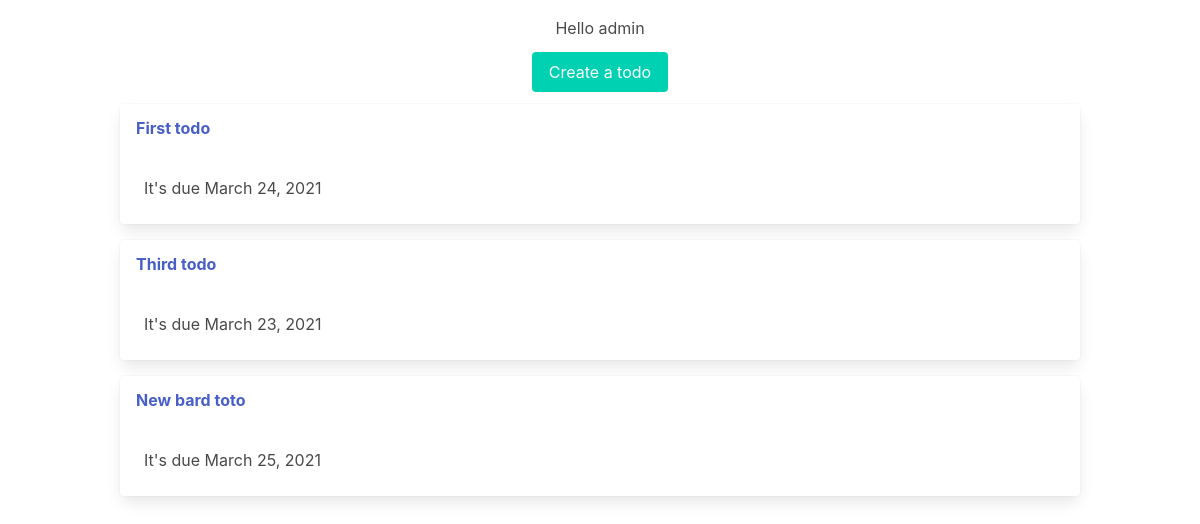
The app's page / (signed in) with its own data.
### todo/models.py (models this page shows, shortened)
class Todo(models.Model):
    name = models.CharField(max_length=100)
    due_date = models.DateField()

### todo/views.py (the view)
# urls.py: path('', todo_list),
def todo_list(request):
    todos = Todo.objects.all()
    return render(request, "todo/todo_list.html", {"todo_list": todos})

### todo/templates/todo/todo_list.html
{% extends 'base.html' %}
{% block content %}
    <div class="has-text-centered mb-3">
        <p class="mb-3">
            {% if request.user.is_authenticated %}
            Hello {{ request.user.username }}
            {% else %}
                Hello Anonymous user
            {% endif %}
        </p>
        <a class="button is-primary" href="/create">Create a todo</a>
    </div>
    <div class="columns">
        <div class="column">
            {% for todo in todo_list %}
            <div class="card mb-4">
                <div class="crad-header">
                    <p class="card-header-title"><a href="/{{ todo.id }}">{{ todo.name }}</a></p>
                </div>
                <div class="card-content">
                    <div class="content">
                        It's due {{ todo.due_date }}
                    </div>
                  </div>
            </div>
            {% endfor %}
        </div>
    </div>
{% endblock %}

### records on screen
Todo: name "First todo", due_date "March 24, 2021"
Todo: name "Third todo", due_date "March 23, 2021"
Todo: name "New bard toto", due_date "March 25, 2021"

### other values on screen
{{ request.user.username }} "admin"
